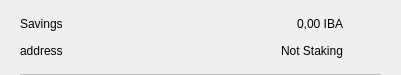
<?xml version="1.0" encoding="UTF-8"?>
<ui version="4.0">
 <class>CSRow</class>
 <widget class="QWidget" name="CSRow">
  <property name="geometry">
   <rect>
    <x>0</x>
    <y>0</y>
    <width>401</width>
    <height>75</height>
   </rect>
  </property>
  <property name="windowTitle">
   <string>Form</string>
  </property>
  <layout class="QVBoxLayout" name="verticalLayout">
   <property name="spacing">
    <number>0</number>
   </property>
   <property name="leftMargin">
    <number>20</number>
   </property>
   <property name="topMargin">
    <number>10</number>
   </property>
   <property name="rightMargin">
    <number>20</number>
   </property>
   <property name="bottomMargin">
    <number>0</number>
   </property>
   <item>
    <widget class="QWidget" name="info" native="true">
     <property name="minimumSize">
      <size>
       <width>0</width>
       <height>0</height>
      </size>
     </property>
     <layout class="QHBoxLayout" name="horizontalLayout_3">
      <property name="leftMargin">
       <number>0</number>
      </property>
      <property name="topMargin">
       <number>0</number>
      </property>
      <property name="rightMargin">
       <number>0</number>
      </property>
      <property name="bottomMargin">
       <number>10</number>
      </property>
      <item>
       <widget class="QWidget" name="container" native="true">
        <property name="minimumSize">
         <size>
          <width>0</width>
          <height>0</height>
         </size>
        </property>
        <layout class="QVBoxLayout" name="verticalLayout_2">
         <property name="spacing">
          <number>0</number>
         </property>
         <property name="leftMargin">
          <number>0</number>
         </property>
         <property name="topMargin">
          <number>0</number>
         </property>
         <property name="rightMargin">
          <number>0</number>
         </property>
         <property name="bottomMargin">
          <number>0</number>
         </property>
         <item>
          <layout class="QHBoxLayout" name="horizontalLayout">
           <item>
            <widget class="QLabel" name="labelName">
             <property name="toolTip">
              <string notr="true"/>
             </property>
             <property name="text">
              <string>Savings</string>
             </property>
            </widget>
           </item>
           <item>
            <spacer name="horizontalSpacer">
             <property name="orientation">
              <enum>Qt::Horizontal</enum>
             </property>
             <property name="sizeHint" stdset="0">
              <size>
               <width>40</width>
               <height>20</height>
              </size>
             </property>
            </spacer>
           </item>
           <item>
            <widget class="QLabel" name="labelAmount">
             <property name="text">
              <string>0,00 IBA</string>
             </property>
            </widget>
           </item>
          </layout>
         </item>
         <item>
          <layout class="QHBoxLayout" name="horizontalLayout_2">
           <item>
            <widget class="QLabel" name="labelAddress">
             <property name="toolTip">
              <string notr="true"/>
             </property>
             <property name="text">
              <string>address</string>
             </property>
            </widget>
           </item>
           <item>
            <spacer name="horizontalSpacer_2">
             <property name="orientation">
              <enum>Qt::Horizontal</enum>
             </property>
             <property name="sizeHint" stdset="0">
              <size>
               <width>40</width>
               <height>20</height>
              </size>
             </property>
            </spacer>
           </item>
           <item>
            <widget class="QLabel" name="labelStaking">
             <property name="text">
              <string>Not Staking</string>
             </property>
            </widget>
           </item>
          </layout>
         </item>
        </layout>
       </widget>
      </item>
      <item alignment="Qt::AlignHCenter|Qt::AlignVCenter">
       <widget class="QPushButton" name="pushButtonMenu">
        <property name="minimumSize">
         <size>
          <width>24</width>
          <height>24</height>
         </size>
        </property>
        <property name="maximumSize">
         <size>
          <width>32</width>
          <height>32</height>
         </size>
        </property>
        <property name="focusPolicy">
         <enum>Qt::NoFocus</enum>
        </property>
        <property name="styleSheet">
         <string notr="true">border:none; background-color:transparent;</string>
        </property>
        <property name="text">
         <string/>
        </property>
        <property name="icon">
         <iconset>
          <normaloff>://ic-menu-hover</normaloff>://ic-menu-hover</iconset>
        </property>
        <property name="iconSize">
         <size>
          <width>24</width>
          <height>24</height>
         </size>
        </property>
       </widget>
      </item>
     </layout>
    </widget>
   </item>
   <item>
    <widget class="QLabel" name="lblDivisory">
     <property name="minimumSize">
      <size>
       <width>0</width>
       <height>1</height>
      </size>
     </property>
     <property name="maximumSize">
      <size>
       <width>16777215</width>
       <height>1</height>
      </size>
     </property>
     <property name="styleSheet">
      <string notr="true">background-color:#bababa;</string>
     </property>
     <property name="text">
      <string/>
     </property>
     <property name="alignment">
      <set>Qt::AlignBottom|Qt::AlignLeading|Qt::AlignLeft</set>
     </property>
    </widget>
   </item>
  </layout>
 </widget>
 <resources/>
 <connections/>
</ui>
